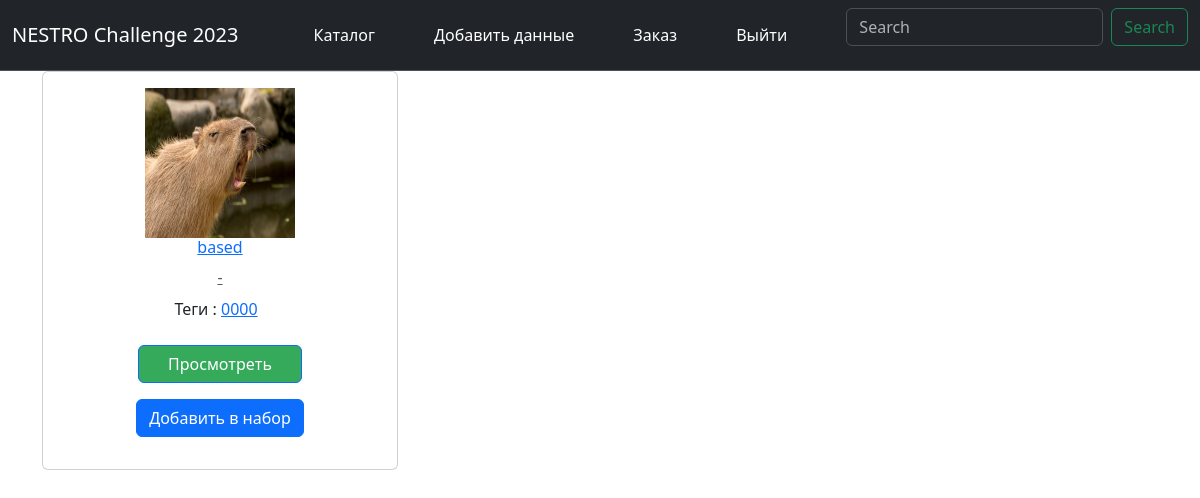
Page / (signed in) on the earlier database version.
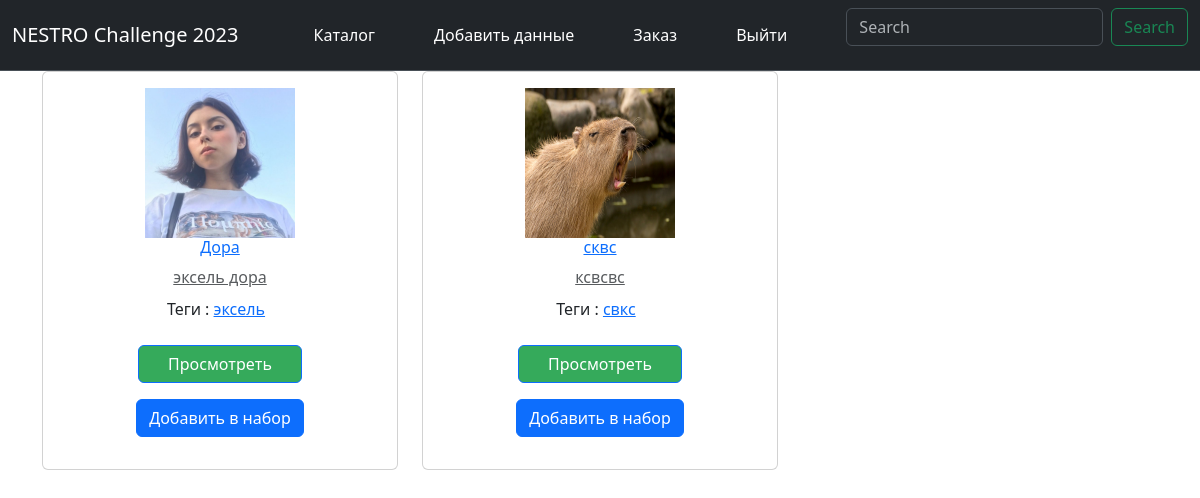
Same page on the later database version.
### tables this page shows
CREATE TABLE item (id INTEGER PRIMARY KEY AUTOINCREMENT,item_name TEXT NOT NULL,item_description TEXT,item_image BLOB,dataset_author TEXT NOT NULL,file_name TEXT NOT NULL,secured_name TEXT NOT NULL);

### marketplace/store.py (the view)
@bp.route('/')
def index():
    if not g.user:
        return redirect(url_for('auth.login'))
    db = get_db()
    db.execute('CREATE TABLE IF NOT EXISTS item (id INTEGER PRIMARY KEY AUTOINCREMENT,'
               'item_name TEXT NOT NULL,'
               'item_description TEXT,'
               'item_image BLOB,'
               'dataset_author TEXT NOT NULL,'
               'file_name TEXT NOT NULL,'
               'secured_name TEXT NOT NULL)')
    db.execute('CREATE TABLE IF NOT EXISTS cart (cart_id INTEGER PRIMARY KEY AUTOINCREMENT,'
               'user_id INTEGER NOT NULL,'
               'item_id INTEGER NOT NULL,'
               'FOREIGN KEY (user_id) REFERENCES user (id),'
               'FOREIGN KEY (item_id) REFERENCES item (id))')
    items = db.execute(
        'SELECT *'
        ' FROM item i'
    ).fetchall()
    print(items)
    return render_template('store/index.html', items=items)

### marketplace/auth.py (called while the page is built)
@bp.before_app_request
def load_logged_in_user():
    user_id = session.get('user_id')
    if user_id is None:
        g.user = None
    else:
        g.user = get_db().execute(
            'SELECT * FROM user WHERE id = ?', (user_id,)
        ).fetchone()

### marketplace/db.py (called while the page is built)
def get_db():
    if 'db' not in g:
        g.db = sqlite3.connect(
            current_app.config['DATABASE'],
            detect_types=sqlite3.PARSE_DECLTYPES
        )
        g.db.row_factory = sqlite3.Row
    return g.db

### marketplace/templates/store/index.html (shortened to what this page needs)
{% block header %}
<nav class="navbar bg-dark border-bottom border-body" data-bs-theme="dark">
  <div class="container-fluid" style="color:white">
    <a class="navbar-brand" href="/">NESTRO Challenge 2023</a>
    <a class="nav-link active" href="/">Каталог</a>
    <a class="nav-link" href="/create">Добавить данные</a>
    <a class="nav-link" href="/checkout">Заказ</a>
    <a class="nav-link" href="/auth/login">Выйти</a>
    <form class="d-flex" role="search">
      <input class="form-control me-2" type="search" placeholder="Search" aria-label="Search">
      <button class="btn btn-outline-success" type="submit">Search</button>
    </form>
  </div>
</nav>
<link href="https://cdn.jsdelivr.net/npm/bootstrap@5.3.2/dist/css/bootstrap.min.css" rel="stylesheet"
>
{% endblock %}
{% block content %}
<div class="container mt-50 mb-50">
  <div class="row d-flex">
    {% for item in items %}
    <div class="col-md-4 align-items-stretch" style="margin-bottom: 10px">
      <div class="card card-body">
        <div class="media align-items-center align-items-lg-start text-center text-lg-left flex-column flex-lg-row">
          <div class="mr-2 mb-3 mb-lg-0">
            <img src="../../static/img/{{ item['item_image'] }}" width="150" height="150" alt="{{ item['name'] }}">
          </div>
          <div class="media-body">
            <h6 class="media-title font-weight-semibold">
              <a href="#" data-abc="true">{{ item['item_name'] }}</a>
            </h6>
            <ul class="list-inline list-inline-dotted mb-3 mb-lg-2">
              <li class="list-inline-item">
                <a href="#" class="text-muted description" data-abc="true">{{item['item_description']}}</a>
              </li>
            </ul>
            <ul class="list-inline list-inline-dotted mb-0">
              <li class="list-inline-item">Теги : <a href="#" data-abc="true">{{item['dataset_author']}}</a></li>
              <br>
            </ul>
          </div>
          <br>
    <form action="{{ url_for('cart.preview', item_id=item['id']) }}" method="post">
      <input class="btn btn-primary" type="submit" value="    Просмотреть    " style="background-color: #35aa5b;"
        onclick="console.log(item)">
    </form>
          <form action="{{ url_for('cart.add_cart', item_id=item['id']) }}" method="post">
            <input class="btn btn-primary" type="submit" value="Добавить в набор" onclick="console.log(item)">
          </form>
        </div>
      </div>
    </div>
    {% endfor %}
  </div>
</div>
{% endblock %}

### marketplace/templates/store/index.html (style rules this page uses)
.card-body .media-body .description { display: -webkit-box; -webkit-box-orient: vertical; overflow: hidden; text-overflow: ellipsis; -webkit-line-clamp: 2; line-clamp: 2; }

Differences in the rows shown:
removed item: item_image (picture), item_name "based", item_description "-", dataset_author "0000"
added item: item_image (picture), item_name "Дора", item_description "эксель дора", dataset_author "эксель"
added item: item_image (picture), item_name "сквс", item_description "ксвсвс", dataset_author "свкс"
